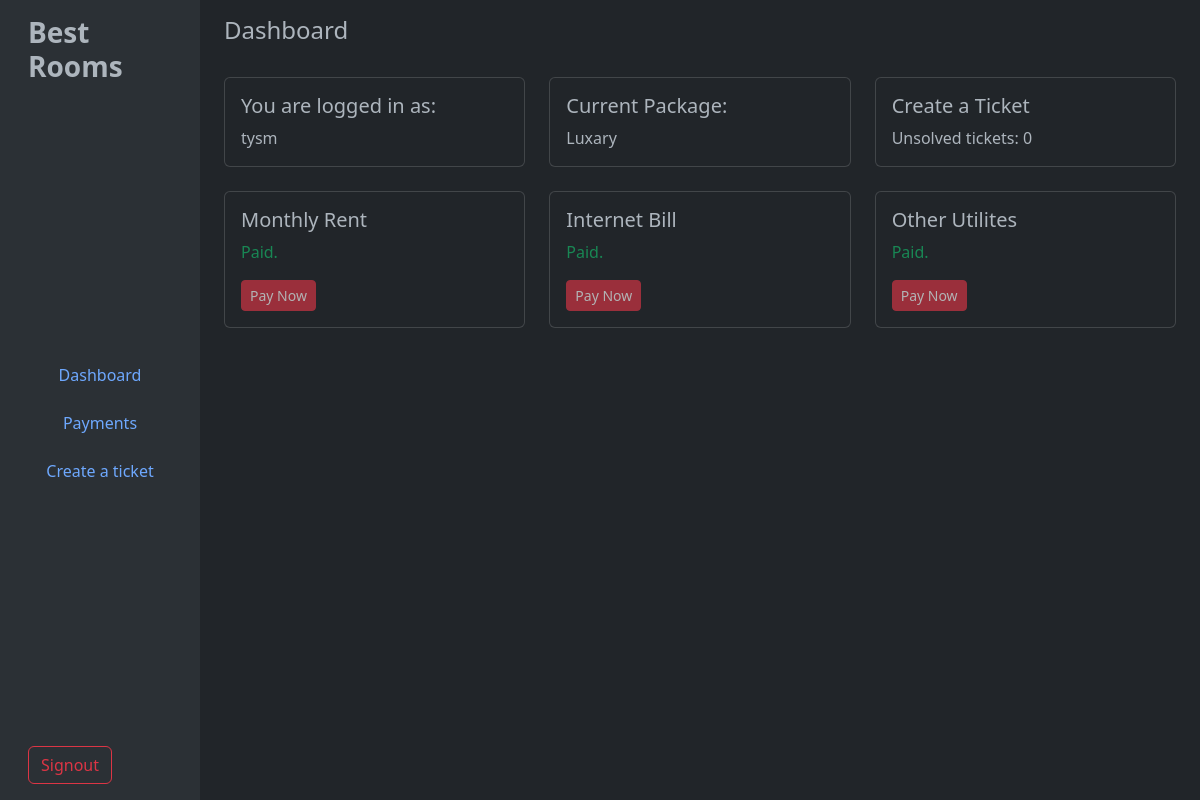
The page /customer (signed in) on the database as committed earlier.
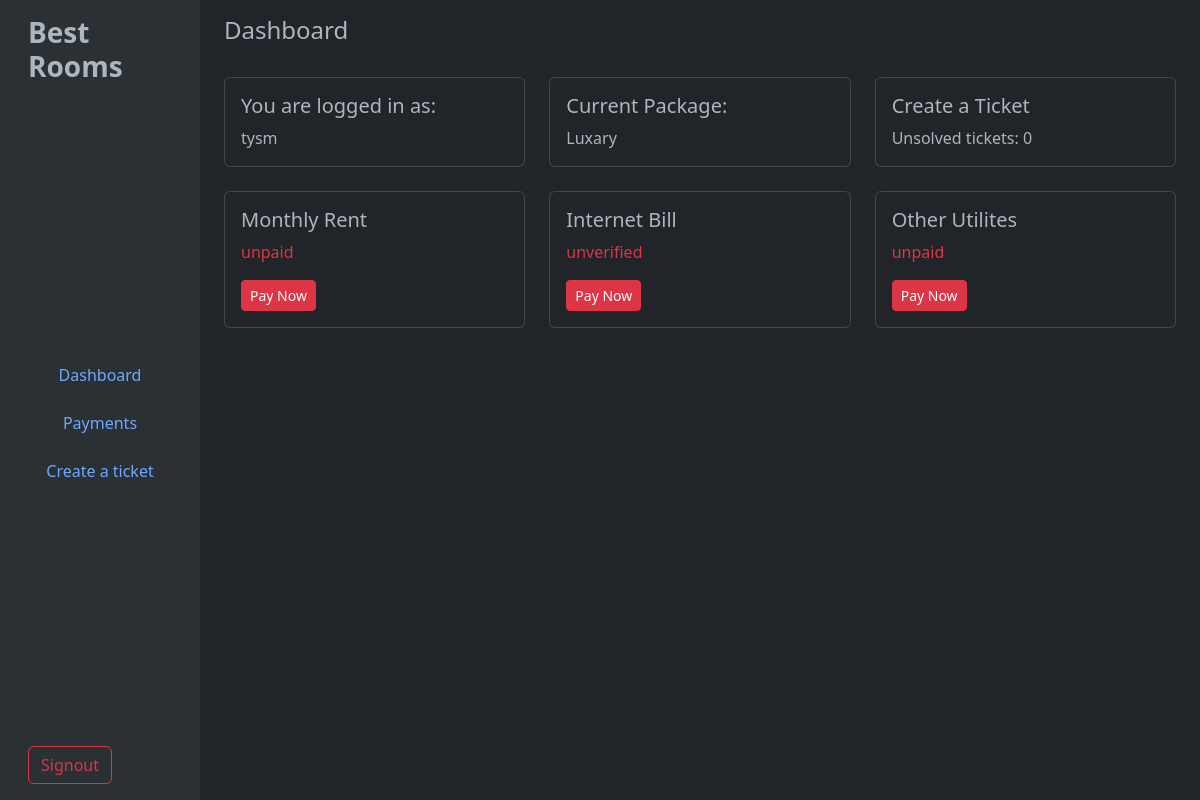
The same page on the database as committed later.
### tables this page shows
CREATE TABLE "Payments" (
	"paymentID"	INTEGER,
	"tenantID"	INTEGER NOT NULL,
	"payment"	INT,
	"status"	TEXT NOT NULL,
	"transactionID"	TEXT NOT NULL, `month` TEXT, `amount` TEXT, `type` TEXT,
	PRIMARY KEY("paymentID" AUTOINCREMENT),
	FOREIGN KEY("payment") REFERENCES "Bills"("billID"),
	FOREIGN KEY("tenantID") REFERENCES "Tenants"("tenantID")
);

### app.py (the view)
@app.route('/customer')
def customer():
    userID = session['id']
    data = {'username': session['user'],'package':getPackage(userID),'bill': getBillStatus(userID),'internetbill':getInternetBillStatus(userID), 'utilitybill': getUtilityBillStatus(userID), 'ticketCount':getTicketCount(userID)}
    return render_template('customer.html', data=data)

### database/user.py (called while the page is built)
def dbConnect():
    return sqlite3.connect('database/main.db')

def getTicketCount(tenantID):
    connection = dbConnect()
    cursor = connection.cursor()
    cursor.execute(f"SELECT COUNT(*) FROM Tickets WHERE tenantID='{tenantID}' and status='Open'")
    result = cursor.fetchall()[0][0]
    connection.close()
    return result

def getPackage(tenantID):
    connection = dbConnect()
    cursor = connection.cursor()
    cursor.execute(f"SELECT roomID FROM Tenants WHERE userID='{tenantID}'")
    roomID = cursor.fetchall()[0][0]
    cursor.execute(f"SELECT type FROM Rooms WHERE roomID='{roomID}'")
    result = cursor.fetchall()[0][0]
    connection.close()
    return result

def getBillStatus(userID):
    connection = dbConnect()
    cursor = connection.cursor()
    cursor.execute(f"SELECT tenantID FROM Tenants WHERE userID='{userID}'")
    tenantID = cursor.fetchone()[0]
    cursor.execute(f"SELECT status FROM Payments WHERE (status='unpaid' OR status='unverified') AND month='{strftime('%Y-%m')}' AND type='rent' AND tenantID='{tenantID}'")
    result = cursor.fetchall()
    connection.close()
    if len(result)==0:
        return False
    else:
        return result[0][0]

### templates/customer.html (shortened to what this page needs)
{% extends "cusbase.html" %}
{% block content %}
<main class="col-md-9 ms-sm-auto col-lg-10 px-md-4">
  <div class="d-flex justify-content-between flex-wrap flex-md-nowrap align-items-center pt-3 pb-2 mb-3">
    <h1 class="h4">Dashboard</h1>
  </div>
  <div class="row row-cols-1 row-cols-md-3 g-4">
    <div class="col">
      <div class="card p-3">
        <h5 class="card-title">You are logged in as:</h5>
        <p class="card-text">{{data['username']}}</p>
      </div>
    </div>
    <div class="col">
      <div class="card p-3">
        <h5 class="card-title">Current Package:</h5>
        <p class="card-text">{{data['package']}}</p>
      </div>
    </div>
    <div class="col">
      <div class="card p-3">
        <h5 class="card-title">Create a Ticket</h5>
        <p class="card-text">Unsolved tickets: {{data['ticketCount']}}</p>
      </div>
    </div>
    <div class="col">
      <div class="card p-3">
        <h5 class="card-title">Monthly Rent</h5>
        {% if not data['bill'] %}
        <p class="card-textr text-success">Paid.</p>
        <div>
          <button class="btn btn-danger btn-sm aria-disabled" type="button" href="/paybill" style="width: auto;"
            disabled>Pay Now</button>
        </div>
        {% endif %}
        {% if data['bill'] %}
        <p class="card-text text-danger">{{data['bill']}}</p>
        <div>
          <a class="btn btn-danger btn-sm" type="button" href="/paybill" style="width: auto;">Pay Now</a>
        </div>
        {% endif %}
      </div>
    </div>
    <div class="col">
      <div class="card p-3">
        <h5 class="card-title">Internet Bill</h5>
        {% if not data['internetbill'] %}
        <p class="card-textr text-success">Paid.</p>
        <div>
          <button class="btn btn-danger btn-sm aria-disabled" type="button" href="/paybill" style="width: auto;"
            disabled>Pay Now</button>
        </div>
        {% endif %}
        {% if data['internetbill'] %}
        <p class="card-text text-danger">{{data['internetbill']}}</p>
        <div>
          <a class="btn btn-danger btn-sm" type="button" href="/paybill" style="width: auto;">Pay Now</a>
        </div>
        {% endif %}
      </div>
    </div>
    <div class="col">
      <div class="card p-3">
        <h5 class="card-title">Other Utilites</h5>
        {% if not data['utilitybill'] %}
        <p class="card-textr text-success">Paid.</p>
        <div>
          <button class="btn btn-danger btn-sm aria-disabled" type="button" href="/paybill" style="width: auto;"
            disabled>Pay Now</button>
        </div>
        {% endif %}
        {% if data['utilitybill'] %}
        <p class="card-text text-danger">{{data['utilitybill']}}</p>
        <div>
          <a class="btn btn-danger btn-sm" type="button" href="/paybill" style="width: auto;">Pay Now</a>
        </div>
        {% endif %}
      </div>
    </div>
</main>
{% endblock %}

Rows that differ between the two databases and show on the page:
added Payments: bill "unpaid"
added Payments: internetbill "unverified"
added Payments: utilitybill "unpaid"
Other text that changed with them:
text no longer shown: "Paid. Paid. Paid."
